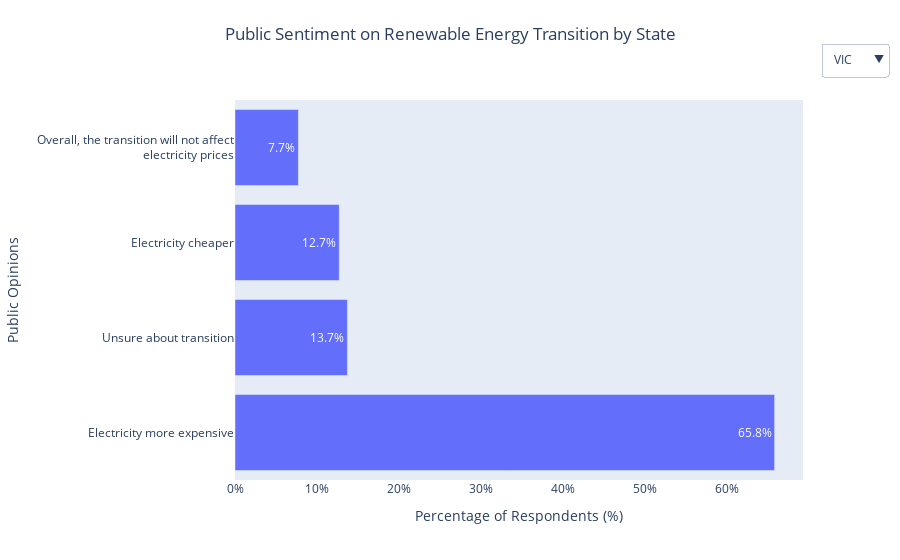

Here is the notebook cell this chart was saved with:
### Markdown cell above
### Visualization: Public Sentiment on Renewable Energy Transition

### Code cell
# Ensure that all state columns are numeric (convert strings or NaNs to numeric, with invalid values turned into NaN)
for state in ['NSW', 'VIC', 'QLD', 'WA', 'SA', 'TAS', 'ACT']:
    states_to_visualize[state] = pd.to_numeric(states_to_visualize[state], errors='coerce')

# Define custom colors for each state
colors = {
    'NSW': '#636EFA', 
    'VIC': '#EF553B', 
    'QLD': '#00CC96', 
    'WA': '#AB63FA', 
    'SA': '#FFA15A', 
    'TAS': '#19D3F3', 
    'ACT': '#FF6692'
}

# Create the interactive figure using dropdowns
fig = go.Figure()

# Create a sorted bar chart for each state
for state in ['NSW', 'VIC', 'QLD', 'WA', 'SA', 'TAS', 'ACT']:
    sorted_data = states_to_visualize.sort_values(by=state, ascending=False)
    fig.add_trace(go.Bar(y=sorted_data['Statement'],
                         x=sorted_data[state],
                         text=sorted_data[state].apply(lambda x: f'{x:.1%}' if pd.notna(x) else ''),  # Format values as percentages
                         textposition='auto',
                         marker_color=colors[state],
                         orientation='h',  # Horizontal bar chart
                         name=state,
                         visible=False))

# Set the initial visible state to NSW
fig.data[0].visible = True

# Create the dropdown menu for state selection
dropdown_buttons = []
for i, state in enumerate(['VIC', 'NSW', 'QLD', 'WA', 'SA', 'TAS', 'ACT']):
    dropdown_buttons.append(
        dict(
            method='update',
            label=state,
            args=[{'visible': [j == i for j in range(len(fig.data))]},  # Set visibility for the selected state
                  {'title': f'Public Sentiment on Renewable Energy Transition in {state}'}]
        )
    )

# Update the layout with a centered title and other improvements
fig.update_layout(
    updatemenus=[dict(
        active=0,
        buttons=dropdown_buttons,
        x=1.15,
        y=1.15
    )],
    title={
        'text': "Public Sentiment on Renewable Energy Transition by State",
        'y': 0.95,
        'x': 0.5,
        'xanchor': 'center',
        'yanchor': 'top'
    },
    yaxis_title="Public Opinions",
    xaxis_title="Percentage of Respondents (%)",
    xaxis_tickformat=".0%",
    showlegend=False
)

# Display the interactive figure
fig.show()
fig.write_json("Public_outlook_renewable_by_state")

### Figure 1 — Plotly figure (JSON) as saved in the notebook; plotly's stock layout.template omitted (floating-point values rounded to 4 significant figures)
{"data": [{"marker": {"color": "#636EFA"}, "name": "NSW", "orientation": "h", "text": ["65.8%", "13.7%", "12.7%", "7.7%"], "textposition": "auto", "type": "bar", "visible": true, "x": [0.6584, 0.1372, 0.1272, 0.07731], "y": ["Electricity more expensive", "Unsure about transition", "Electricity cheaper", "Overall, the transition will not affect<br>electricity prices"]}, {"marker": {"color": "#EF553B"}, "name": "VIC", "orientation": "h", "text": ["62.3%", "21.0%", "10.2%", "6.5%"], "textposition": "auto", "type": "bar", "visible": false, "x": [0.6225, 0.21, 0.1025, 0.065], "y": ["Electricity more expensive", "Unsure about transition", "Electricity cheaper", "Overall, the transition will not affect<br>electricity prices"]}, {"marker": {"color": "#00CC96"}, "name": "QLD", "orientation": "h", "text": ["62.3%", "19.3%", "11.7%", "6.7%"], "textposition": "auto", "type": "bar", "visible": false, "x": [0.6233, 0.1933, 0.1167, 0.06667], "y": ["Electricity more expensive", "Unsure about transition", "Electricity cheaper", "Overall, the transition will not affect<br>electricity prices"]}, {"marker": {"color": "#AB63FA"}, "name": "WA", "orientation": "h", "text": ["57.7%", "20.3%", "12.3%", "9.7%"], "textposition": "auto", "type": "bar", "visible": false, "x": [0.5767, 0.2033, 0.1233, 0.09667], "y": ["Electricity more expensive", "Unsure about transition", "Electricity cheaper", "Overall, the transition will not affect<br>electricity prices"]}, {"marker": {"color": "#FFA15A"}, "name": "SA", "orientation": "h", "text": ["57.7%", "20.0%", "11.3%", "11.0%"], "textposition": "auto", "type": "bar", "visible": false, "x": [0.5767, 0.2, 0.1133, 0.11], "y": ["Electricity more expensive", "Unsure about transition", "Electricity cheaper", "Overall, the transition will not affect<br>electricity prices"]}, {"marker": {"color": "#19D3F3"}, "name": "TAS", "orientation": "h", "text": ["52.0%", "23.5%", "13.0%", "11.5%"], "textposition": "auto", "type": "bar", "visible": false, "x": [0.52, 0.235, 0.13, 0.115], "y": ["Electricity more expensive", "Unsure about transition", "Electricity cheaper", "Overall, the transition will not affect<br>electricity prices"]}, {"marker": {"color": "#FF6692"}, "name": "ACT", "orientation": "h", "text": ["55.0%", "21.0%", "15.5%", "8.5%"], "textposition": "auto", "type": "bar", "visible": false, "x": [0.55, 0.21, 0.155, 0.085], "y": ["Electricity more expensive", "Electricity cheaper", "Unsure about transition", "Overall, the transition will not affect<br>electricity prices"]}], "layout": {"showlegend": false, "title": {"text": "Public Sentiment on Renewable Energy Transition by State", "x": 0.5, "xanchor": "center", "y": 0.95, "yanchor": "top"}, "updatemenus": [{"active": 0, "buttons": [{"args": [{"visible": [true, false, false, false, false, false, false]}, {"title": "Public Sentiment on Renewable Energy Transition in VIC"}], "label": "VIC", "method": "update"}, {"args": [{"visible": [false, true, false, false, false, false, false]}, {"title": "Public Sentiment on Renewable Energy Transition in NSW"}], "label": "NSW", "method": "update"}, {"args": [{"visible": [false, false, true, false, false, false, false]}, {"title": "Public Sentiment on Renewable Energy Transition in QLD"}], "label": "QLD", "method": "update"}, {"args": [{"visible": [false, false, false, true, false, false, false]}, {"title": "Public Sentiment on Renewable Energy Transition in WA"}], "label": "WA", "method": "update"}, {"args": [{"visible": [false, false, false, false, true, false, false]}, {"title": "Public Sentiment on Renewable Energy Transition in SA"}], "label": "SA", "method": "update"}, {"args": [{"visible": [false, false, false, false, false, true, false]}, {"title": "Public Sentiment on Renewable Energy Transition in TAS"}], "label": "TAS", "method": "update"}, {"args": [{"visible": [false, false, false, false, false, false, true]}, {"title": "Public Sentiment on Renewable Energy Transition in ACT"}], "label": "ACT", "method": "update"}], "x": 1.15, "y": 1.15}], "xaxis": {"tickformat": ".0%", "title": {"text": "Percentage of Respondents (%)"}}, "yaxis": {"title": {"text": "Public Opinions"}}}}
